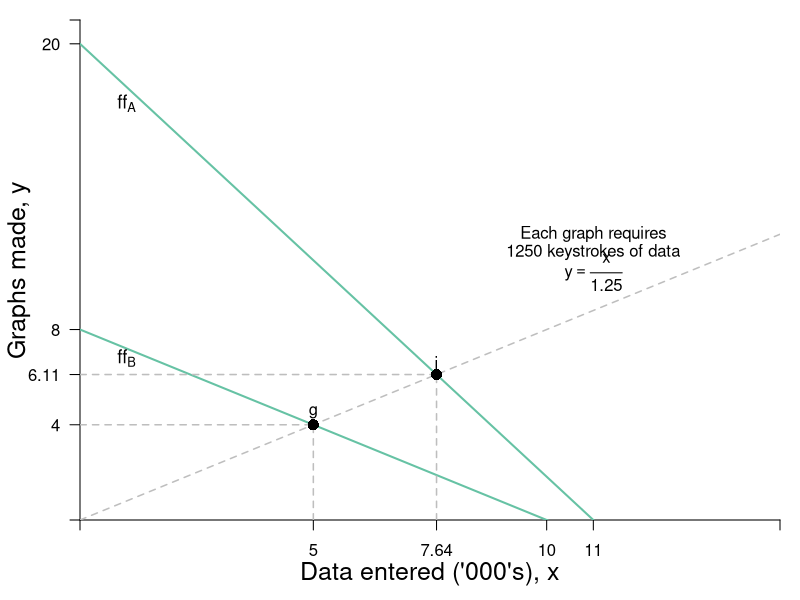

The R source for this figure:
#Graph Designer: Simon Halliday + Scott Cohn
#Authors: Bowles and Halliday
#Title: Coordination, Conflict and Competition: A Text in Microeconomics

require(shape)
pdf(file = "specprodexch/data_entered_initial.pdf", width = 8, height = 8)

#Set parameters for graphics
axislabelsize <- 1.5
labelsize <- 1.1
smalllabelsize <- 0.9
graphlinewidth <- 2
segmentlinewidth <- 1.5

COL <- c("#7fc97f", "#beaed4", "#fdc086", "#ffff99", "#386cb0", "#f0027f", "#bf5b17", "#666666")
COLA <- c("#e0f3db", "#99d8c9","#66c2a4","#41ae76", "#238b45", "#005824")
COLB <- c("#4eb3d3", "#2b8cbe", "#0868ac","#084081")


ffA <- function(x, yintA = 20, sA = 20/11) {
  yintA - sA*x
}

ffB <- function(x, yintB = 8, sB = 8/10) {
  yintB - sB*x
}

exchange <- function(x, slope = 1/1.25) {
  slope*x
}

priceA <- function(x, pintA = 20, psA = 1.45) {
  pintA - psA*x
}

priceB <- function(x, pintB = 14.5, psB = 1.45) {
  pintB - psB*x
}

#Edited the margins to cater for the larger LHS labels
par(mar =  c(4, 4, 1, 1))

xlims <- c(0, 15)
ylims <- c(0, 21)

npts <- 501 
x <- seq(xlims[1], xlims[2], length.out = npts)
y <- seq(ylims[1], ylims[2], length.out = npts) 
a <- c(3.25, 5.25, 7.25)

plot(0, 0, xlim = xlims, ylim = ylims, type = "n",
     xlab = expression(paste("")),
     ylab = expression(paste("")), 
     xaxt = "n", 
     yaxt = "n", 
     cex.lab = axislabelsize, 
     bty = "n", 
     xaxs="i", 
     yaxs="i"
)


# ticksy <- seq(from = 0, to = ylims[2], by = 1)
# ylabels <- seq(from = 0, to = ylims[2], by = 1)
# ticksx <- seq(from = 0, to = xlims[2], by = 1)
# xlabels <- seq(from = 0, to = xlims[2], by = 1)
ticksy <- c(ylims[1], 4, 6.11, 8, 20, ylims[2])
ylabels <- c(NA, 4, 6.11, 8,  20, NA)
ticksx <- c(xlims[1], 5, 7.64, 10, 11,  xlims[2])
xlabels <-  c(NA, 5, 7.64, 10, 11,  NA)

axis(1, at = ticksx, pos = 0, labels = xlabels)
axis(2, at = ticksy, pos = 0, labels = ylabels, las = 1)

npts <- 500 
xx1 <- seq(xlims[1], xlims[2], length.out = npts)

#Draw the graphs
lines(xx1, ffA(xx1), col = COLA[3], lwd = graphlinewidth)
lines(xx1, ffB(xx1), col = COLA[3], lwd = graphlinewidth)
lines(xx1, exchange(xx1), lty = 2, col = "gray", lwd = segmentlinewidth)
#lines(xx1, priceA(xx1), col = COLB[3], lwd = graphlinewidth)
#lines(xx1, priceB(xx1), col = COLB[3], lwd = graphlinewidth)


#segments(0, 8, 6.4, 8, lty = 2, col = "dark grey",  lwd = segmentlinewidth)



segments(0, 4, 5, 4, lty = 2, col = "grey",  lwd = segmentlinewidth)
segments(5, 0, 5, 4, lty = 2, col = "grey",  lwd = segmentlinewidth)
segments(0, 6.11, 7.64, 6.11, lty = 2, col = "grey",  lwd = segmentlinewidth)
segments(7.64, 0, 7.64, 6.11, lty = 2, col = "grey",  lwd = segmentlinewidth)

# segments(0, 15, 10, 0, lty = 1, col = COLA[3],  lwd = graphlinewidth)
# 
# segments(0, 4.14, 4.14, 4.14, lty = 2, col = "grey",  lwd = segmentlinewidth)
# segments(4.14, 0, 4.14, 4.14, lty = 2, col = "grey",  lwd = segmentlinewidth)

#Label Points
xpts <- c(5, 7.638888889)
ypts <- xpts/1.25
yadj1 <- 0.5
yadj2 <- -0.5

points(xpts, ypts, pch = 16, col = "black", cex = 1.5)
ptlabels <- c("g", "i")
text(xpts, ypts + yadj1, ptlabels)
#coordlabs <- c("(5,4)", "(6.44, 5.16)", "(7.64,6.11)", "(8.89,7.11)")
#text(xpts, ypts + yadj2, coordlabs, cex = smalllabelsize)

#Axis labels
mtext(expression(paste("Data entered ('000's), ", x)), side = 1, line = 2.5, cex = axislabelsize)
text(-1.3, 0.5*ylims[2], expression(paste("Graphs made, ", y)), xpd = TRUE, cex = axislabelsize, srt = 90) 

#Text
text(11, 12, expression(paste("Each graph requires")))
text(11, 11.25, expression(paste("1250 keystrokes of data")))
text(11, 10.4, expression(paste(y == frac(x,1.25) )))

#Label the curves
# text(1, 12.5, expression(p[1]), cex = labelsize)
# text(1, 19.4, expression(p[2]), cex = labelsize)

text(1, 17.5, expression(ff[A]), cex = labelsize)
text(1, 6.8, expression(ff[B]), cex = labelsize)

dev.off()
